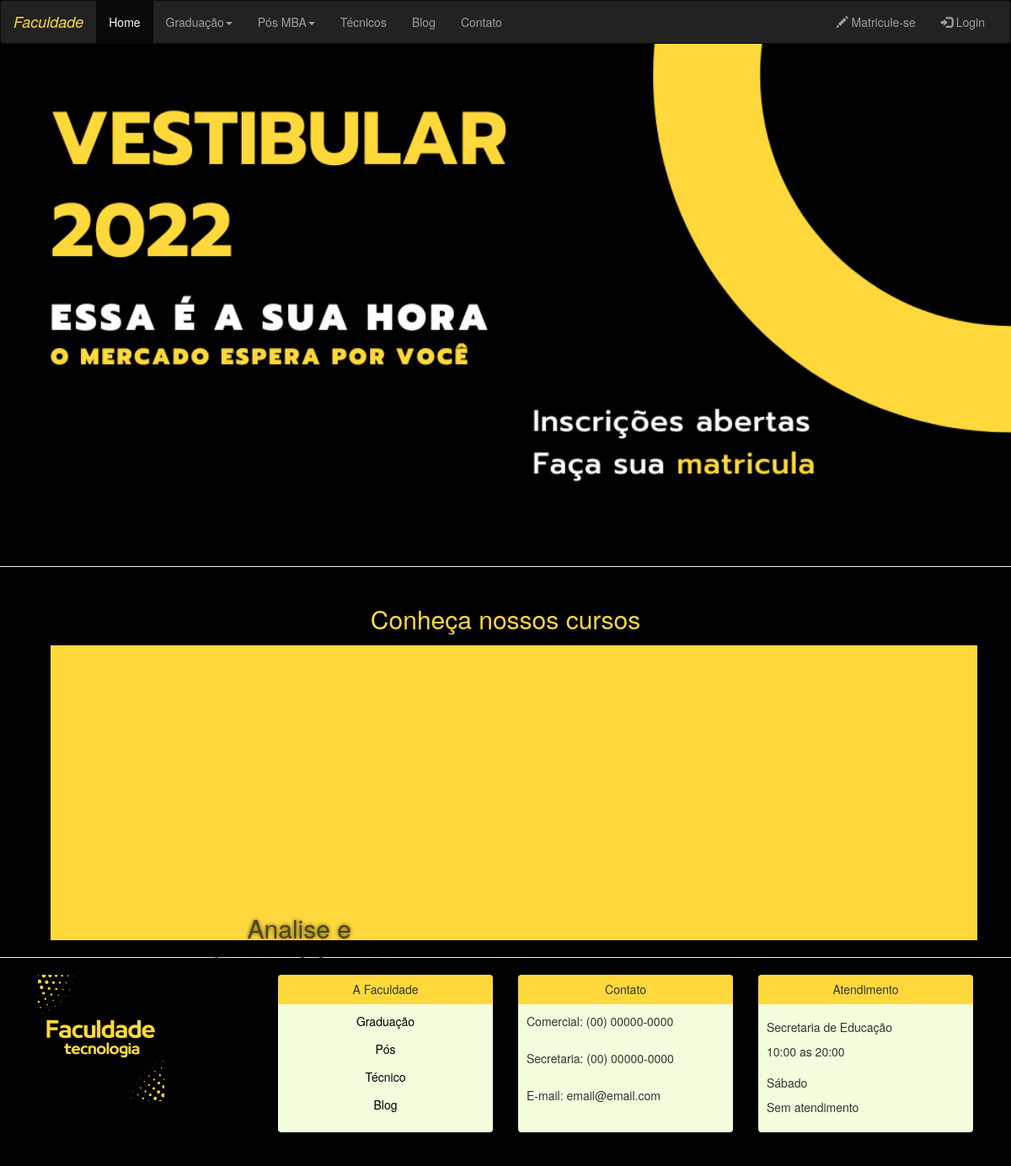
The app's page /, older data.
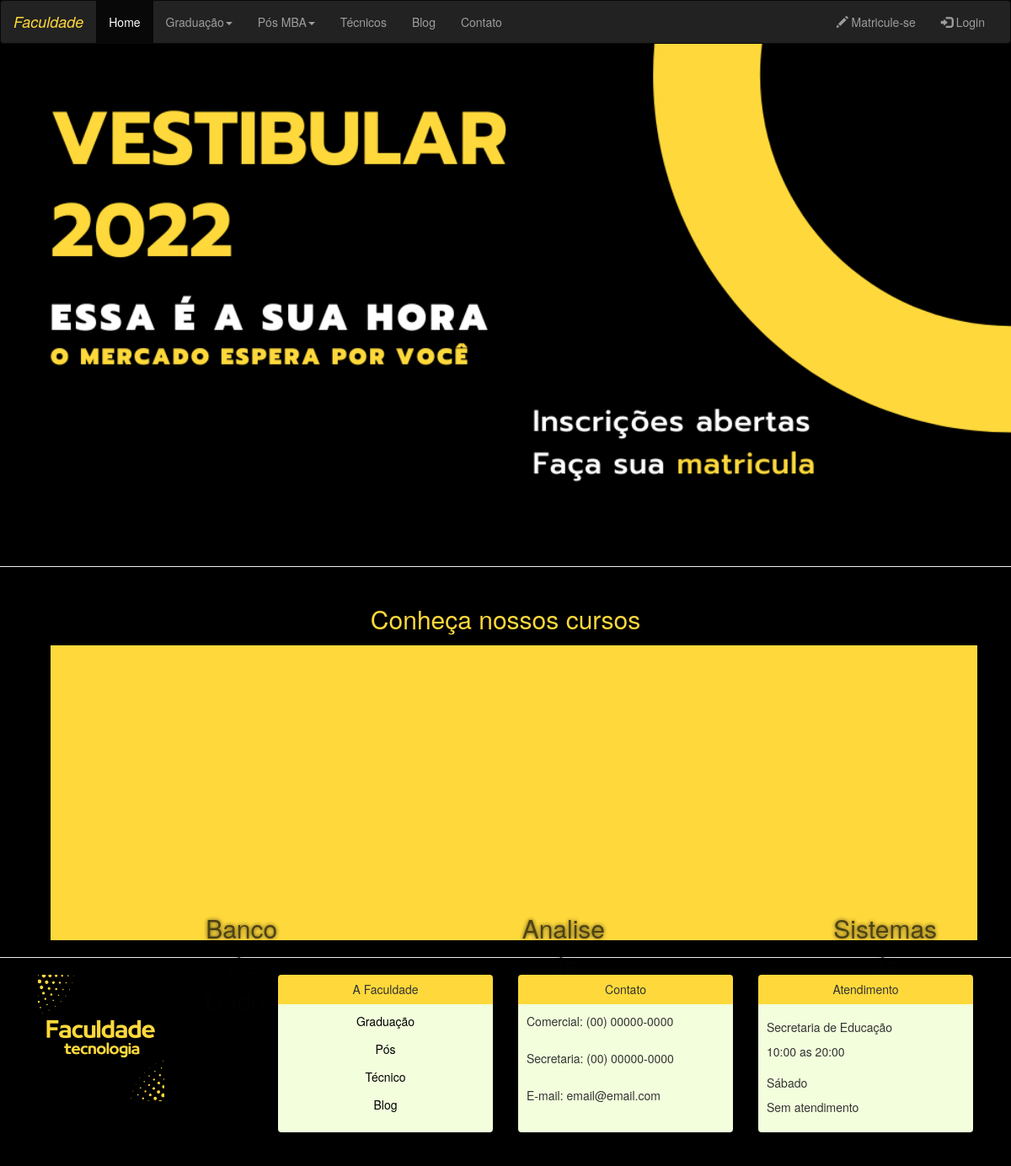
The same page, newer data.
### app_fac/models/curso.py (models this page shows, shortened)
class Curso(models.Model):
    MATUTINO = 'MATUTINO'
    NOTURNO = 'NOTURNO'
    escolha_periodo = [(MATUTINO, 'MATUTINO'),
                        (NOTURNO, 'NOTURNO')]
    PRESENCIAL = 'PRESENCIAL'
    ONLINE = 'ONLINE'
    escolha_modalidade = [(PRESENCIAL, 'PRESENCIAL'),
                            (ONLINE, 'ONLINE')]
    nome = models.CharField(max_length=255)
    descricao = models.TextField(max_length=2000, default=None)
    destaque = models.CharField(max_length=255, default=None)
    mercado_trabalho = models.TextField(max_length=1000)
    periodo = models.CharField(max_length=10, choices = escolha_periodo, default=MATUTINO)
    duracao = models.CharField(max_length=255, blank=True)
    modalidade = models.CharField(max_length=12, choices = escolha_modalidade, default=PRESENCIAL)
    coordenador = models.ForeignKey(Coordenador, on_delete=models.CASCADE, default=None)
    imagem = StdImageField('Imagem', upload_to=get_file_path, variations={'thumbnail': {'width': 1500, 'height': 500, 'crop': True}})
    imagem2 = StdImageField('Imagem dois', upload_to=get_file_path, variations={'thumbnail': {'width': 480, 'height': 480, 'crop': True}})
    imagem3 = StdImageField('Imagem tres', upload_to=get_file_path, variations={'thumbnail': {'width': 1100, 'height': 330, 'crop': True}}, blank=True)
    class Meta:
        verbose_name = 'Curso'
        verbose_name_plural = 'Cursos'
    def __str__(self):
        return self.nome

### app_fac/views.py (the view)
# urls.py: path('', IndexView.as_view(template_name='app_fac/home.html'), name='home'),
class IndexView(ListView):
    model = Curso
    context_object_name = 'curso_list'
    template_name = 'app_fac/home.html'
    def get_queryset(self):
        return Curso.objects.all()
    def get_context_data(self, **kwargs):
        context = super(IndexView, self).get_context_data(**kwargs)
        context['cursos'] = Curso.objects.all()
        context['img1'] = Curso.objects.order_by('?')[:3]
        return context

### app_fac/templates/app_fac/home.html (shortened to what this page needs)
{% load static %}
<!DOCTYPE html>
<html lang="pt-br">
<head>
    <link rel="stylesheet" href="{% static '/css/bootstrap.css' %}">
    <link rel="stylesheet" href="{% static '/css/style.css' %}">
</head>
<body style="margin: 0px; width: 100%; background-color: black;">
  <nav class="navbar navbar-inverse" style="margin: 0px;">
    <div class="container-fluid">
      <div class="navbar-header">
        <a class="navbar-brand" style="color: #FFD93B; font-style: italic;" href="{% url 'app_fac:home' %}">Faculdade</a>
      </div>
      <div class="collapse navbar-collapse" id="myNavbar">
        <ul class="nav navbar-nav">
          <li class="active"><a href="#">Home</a></li>
          <li class="dropdown">
            <a class="dropdown-toggle" data-toggle="dropdown" href="#">Graduação<span class="caret"></span></a>
          </li>
          <li>
            <a class="dropdown-toggle" data-toggle="dropdown" href="#">Pós MBA<span class="caret"></span></a>
          </li>
          <li><a href="#">Técnicos</a></li>
          <li><a href="">Blog</a></li>
          <li><a href="">Contato</a></li>
        </ul>
        <ul class="nav navbar-nav navbar-right">
          <li><a href="#"><span class="glyphicon glyphicon-pencil"></span> Matricule-se</a></li>
          <li><a href="{% url 'app_fac:login' %}"><span class="glyphicon glyphicon-log-in"></span> Login</a></li>
        </ul>
      </div>
    </div>
  </nav>
  <div class="" style="margin: 0px;">
      <img class="imagem" src="{% static '/img/vestibular.png' %}"  alt="">
  </div>
  <hr>
  <div class="container">
    <h2 class="cursos">Conheça nossos cursos</h2>
      <div class="caixa">
        {% for curso in img1 %}
        <div class="block">
            <figcaption class="caixa-fig">{{ curso }}</figcaption>
        </div>
        {% endfor %}
      </div>
  </div>
  <hr>
  <footer class="container">
    <div class="col-sm-3">
      <img class="logo" src="{% static '/img/logo4.png' %}" alt="">
    </div>
    <div class="info">
      <div class="col-sm-3">
        <div class="grid painel-header painel-header-yellow">
          <h5>A Faculdade</h5>
        </div>
        <div class="painel-body">
          <a href="">Graduação</a>
          <a href="">Pós</a>
          <a href="">Técnico</a>
          <a href="">Blog</a>
        </div>
      </div>
      <div class="col-sm-3">
        <div class="grid painel-header painel-header-yellow">
          <h5>Contato</h5>
        </div>
        <div class="painel-body">
          <p>Comercial: (00) 00000-0000</p>
          <p>Secretaria: (00) 00000-0000</p>
          <p>E-mail: email@email.com</p>
        </div>
      </div>
      <div class="col-sm-3">
        <div class="grid painel-header painel-header-yellow">
          <h5>Atendimento</h5>
        </div>
        <div class="painel-body">
          <h5>Secretaria de Educação</h5>
          <p>10:00 as 20:00</p>
          <h5>Sábado</h5>
          <p>Sem atendimento</p>
        </div>
      </div>
    </div>
  </footer>
</body>
</html>

### app_fac/static/css/style.css (style rules this page uses)
body { overflow-x: hidden; }
.imagem { width: 100%; height: 100%; margin: 0px; padding: 0px; }
.logo { width: 150px; height: 150px; }
.cursos { color: #FFD93B; text-align: center; margin-bottom: 10px; padding: 5px 0px; }
.painel-header { border-radius: 4px 4px 0px 0px; text-align: center; }
.painel-header-yellow { background-color: #FFD93B; }
.painel-body { text-align: left; background-color: #F2FEDC; border-radius: 0px 0px 4px 4px; padding: 10px; margin: 0px; height: 152px; display: grid; grid-template-rows: auto; }
footer { margin-bottom: 20px; padding-bottom: 20px; }
footer div a { text-decoration: none; text-align: center; color: black; }
.grid { display: grid; grid-template-columns: auto; place-content: center; }
.caixa { display: grid; grid-template-columns: repeat(3, 1fr); height: 350px; width: 1100px; place-items: center; background-color: #FFD93B; margin: 0px 30px; border: none; }
.block { display: inline-block; position: relative; }
.block figcaption { position: absolute; text-align: center; top: 150px; font-size: 30px; color: #030303; text-shadow: 0px 0px 5px black; }
.caixa-fig { display: grid; align-items: center; height: 100px; width: 100%; background-color: #FFD93B; opacity: 0.7; }

Row changes from the older to the newer data that the page shows:
added Curso: nome "Banco de Dados"
changed Curso: nome "Analise e desenvolvimento de…" → "Analise de…"
added Curso: nome "Sistemas da…"
